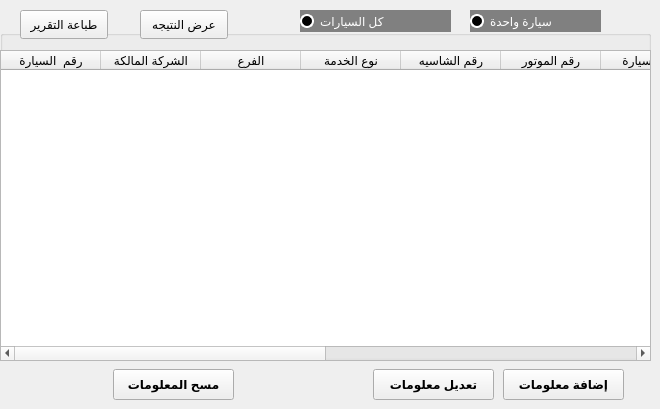
     <widget class="QWidget" name="tab_10">
      <attribute name="title">
       <string>العربيات</string>
      </attribute>
      <widget class="QPushButton" name="pushButton_17">
       <property name="geometry">
        <rect>
         <x>503</x>
         <y>369</y>
         <width>121</width>
         <height>31</height>
        </rect>
       </property>
       <property name="font">
        <font>
         <weight>75</weight>
         <bold>true</bold>
        </font>
       </property>
       <property name="text">
        <string>إضافة معلومات</string>
       </property>
      </widget>
      <widget class="QPushButton" name="pushButton_18">
       <property name="geometry">
        <rect>
         <x>373</x>
         <y>369</y>
         <width>121</width>
         <height>31</height>
        </rect>
       </property>
       <property name="font">
        <font>
         <weight>75</weight>
         <bold>true</bold>
        </font>
       </property>
       <property name="text">
        <string>تعديل معلومات</string>
       </property>
      </widget>
      <widget class="QPushButton" name="pushButton_19">
       <property name="geometry">
        <rect>
         <x>113</x>
         <y>369</y>
         <width>121</width>
         <height>31</height>
        </rect>
       </property>
       <property name="font">
        <font>
         <weight>75</weight>
         <bold>true</bold>
        </font>
       </property>
       <property name="text">
        <string>مسح المعلومات</string>
       </property>
      </widget>
      <widget class="QGroupBox" name="groupBox">
       <property name="geometry">
        <rect>
         <x>0</x>
         <y>30</y>
         <width>651</width>
         <height>331</height>
        </rect>
       </property>
       <property name="title">
        <string/>
       </property>
       <widget class="QTableWidget" name="tableWidget">
        <property name="geometry">
         <rect>
          <x>0</x>
          <y>20</y>
          <width>651</width>
          <height>311</height>
         </rect>
        </property>
        <column>
         <property name="text">
          <string>رقم  السيارة</string>
         </property>
        </column>
        <column>
         <property name="text">
          <string>الشركة المالكة</string>
         </property>
        </column>
        <column>
         <property name="text">
          <string>الفرع</string>
         </property>
        </column>
        <column>
         <property name="text">
          <string>نوع الخدمة</string>
         </property>
        </column>
        <column>
         <property name="text">
          <string>رقم الشاسيه</string>
         </property>
        </column>
        <column>
         <property name="text">
          <string>رقم الموتور</string>
         </property>
        </column>
        <column>
         <property name="text">
          <string>نوع السيارة</string>
         </property>
        </column>
        <column>
         <property name="text">
          <string>موديل السيارة</string>
         </property>
        </column>
        <column>
         <property name="text">
          <string>موديل العربية</string>
         </property>
        </column>
        <column>
         <property name="text">
          <string>حموله</string>
         </property>
        </column>
        <column>
         <property name="text">
          <string>وزن</string>
         </property>
        </column>
        <column>
         <property name="text">
          <string>لون السيارة</string>
         </property>
        </column>
       </widget>
      </widget>
      <widget class="QRadioButton" name="radioButton">
       <property name="geometry">
        <rect>
         <x>470</x>
         <y>10</y>
         <width>131</width>
         <height>22</height>
        </rect>
       </property>
       <property name="styleSheet">
        <string notr="true">QRadioButton {
    background-color : gray;
	color : white
}

QRadioButton::indicator {
	width : 10px;
	height : 10px;
	border-radius : 7px;   
}

QRadioButton::indicator:unchecked {
    background-color : black;
    border: 2px solid white;
}

QRadioButton::indicator:checked {
	background-color : white;
    border: 2px solid white;
}
</string>
       </property>
       <property name="text">
        <string>سيارة واحدة</string>
       </property>
      </widget>
      <widget class="QRadioButton" name="radioButton_2">
       <property name="geometry">
        <rect>
         <x>300</x>
         <y>10</y>
         <width>151</width>
         <height>22</height>
        </rect>
       </property>
       <property name="styleSheet">
        <string notr="true">QRadioButton {
    background-color : gray;
	color : white
}

QRadioButton::indicator {
	width : 10px;
	height : 10px;
	border-radius : 7px;   
}

QRadioButton::indicator:unchecked {
    background-color : black;
    border: 2px solid white;
}

QRadioButton::indicator:checked {
	background-color : white;
    border: 2px solid white;
}
</string>
       </property>
       <property name="text">
        <string>كل السيارات</string>
       </property>
      </widget>
      <widget class="QPushButton" name="pushButton">
       <property name="geometry">
        <rect>
         <x>140</x>
         <y>10</y>
         <width>88</width>
         <height>29</height>
        </rect>
       </property>
       <property name="text">
        <string>عرض النتيجه</string>
       </property>
      </widget>
      <widget class="QPushButton" name="pushButton_2">
       <property name="geometry">
        <rect>
         <x>20</x>
         <y>10</y>
         <width>88</width>
         <height>29</height>
        </rect>
       </property>
       <property name="text">
        <string>طباعة التقرير</string>
       </property>
      </widget>
     </widget>
